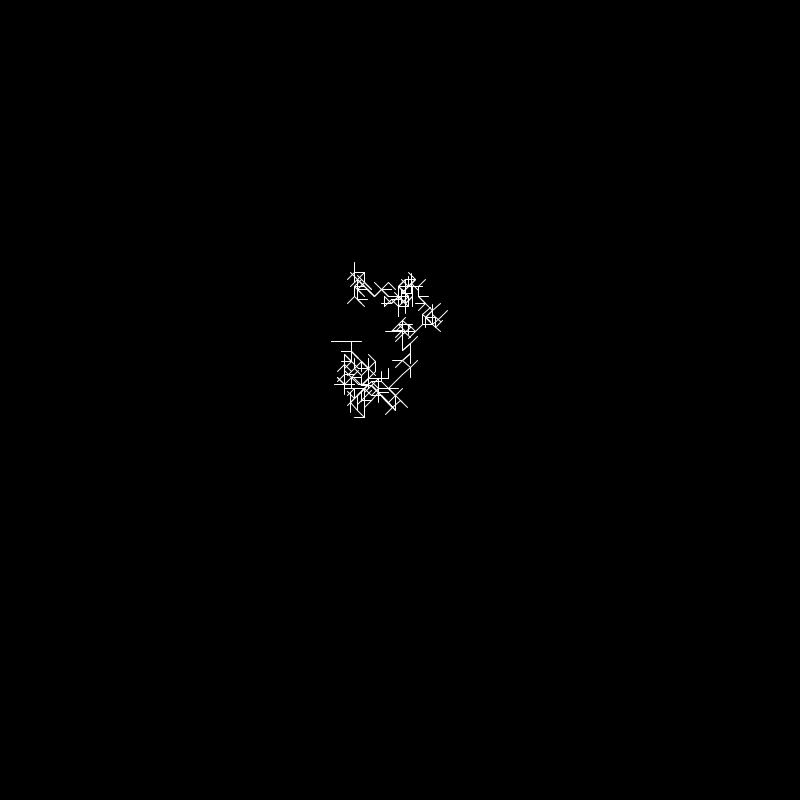
Frame 1 (no input)
Frame 60 (the mouse pressed at the canvas centre just before this capture): identical to frame 1, image omitted
Frame 120 (the mouse held since frame 60 and released just before this capture): identical to frame 1, image omitted

The Processing sketch that drew this single still picture (run headless with seeded random() and noise(); from frame 60 on, the mouse is pressed at the canvas centre):

// Processing sketch: DrawerNodes
// ── DrawerNodes.pde
float step = 10;
int nodeCount = 0;

class Node {
  float x, y;
  ArrayList <Node> nodes = new ArrayList<Node>();


  Node(float x, float y) {
    this.x = x;
    this.y = y;

    int num = (int) random(0, 1000) % 4;
    float[] as = new float[num];

    float angle = TWO_PI / 8;
    if (nodeCount < 100) {
      for (float a = 0; a < num; a++) {
        float ar = (int) random(0, 1000) % 8;

        for (float aa : as) {
          if (aa == ar) {
            continue;
          }
        }

        as[ (int) a] = ar;

        float xx = x + step * cos(ar * angle);
        float yy = y + step * sin(ar * angle);

        nodes.add(new Node(xx, yy));
        nodeCount++;
      }
    }
  }

  void draw() {
    stroke(255);
    for (Node n : nodes) {
      line(x, y, n.x, n.y);
      n.draw();
    }
  }
}

Node n;
void setup() {
  size(800,800);
  n= new Node(width / 2, height / 2);

}

void draw() {
  background(0);
  n.draw();
  println(nodeCount);
}

void mouseClicked() {
  n = new Node(width / 2, height / 2);
}
